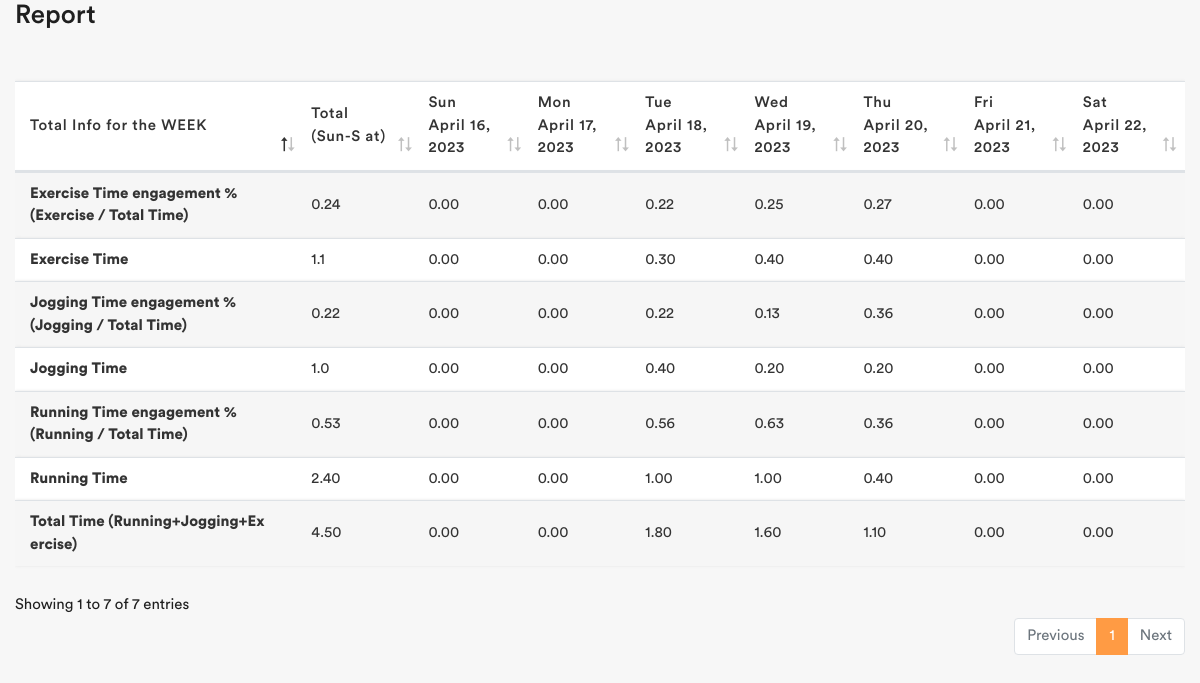
The page / on the database its author committed.
### web/models.py (models this page shows, shortened)
class FitnessReport(models.Model):
    id = models.CharField(primary_key=True, max_length=128)
    date = models.CharField(max_length=128)
    running_time = models.CharField(max_length=128)
    jogging_time = models.CharField(max_length=128)
    exercise_time = models.CharField(max_length=128)
    is_deleted = models.BooleanField(default=False)
    class Meta:
        db_table = 'fitness report'
        verbose_name = _('fitness report')
        verbose_name_plural = _('fitness reportes')

### web/views.py (the view, shortened to what this page needs)
# urls.py: path('', views.index, name='index'),
def index(request):
    reports = FitnessReport.objects.filter(is_deleted=True)
    date = datetime.date.today()
    start_week = date - datetime.timedelta(date.weekday())
    end_week = start_week + datetime.timedelta(5)
    sunday = date - datetime.timedelta(days=date.weekday() + 1)
    tue = start_week + datetime.timedelta(1)
    wed = start_week + datetime.timedelta(2)
    thu = start_week + datetime.timedelta(3)
    fri = start_week + datetime.timedelta(4)
    if FitnessReport.objects.filter(date=sunday, is_deleted=True).exists():
        sunday_report = get_object_or_404(
            FitnessReport.objects.filter(date=sunday, is_deleted=True))
        srun = sunday_report.running_time
        gsrun = sunday_report.jogging_time
        esrun = sunday_report.exercise_time
        sun_tot = float(srun) + float(gsrun) + float(esrun)
        rensun = float(srun) / float(sun_tot)
        jonsun = float(gsrun) / float(sun_tot)
        exnsun = float(esrun) / float(sun_tot)
    else:
        sunday_report = 0
        srun = 0
        gsrun = 0
        esrun = 0
        sun_tot = 0
        rensun = 0
        jonsun = 0
        exnsun = 0
    if FitnessReport.objects.filter(date=start_week, is_deleted=True).exists():
        mon_report = get_object_or_404(
            FitnessReport.objects.filter(date=start_week, is_deleted=True))
        mrun = mon_report.running_time
        gmrun = mon_report.jogging_time
        emrun = mon_report.exercise_time
        mon_tot = float(mrun) + float(gmrun) + float(emrun)
        renmon = float(mrun) / float(mon_tot)
        jonmon = float(gmrun) / float(mon_tot)
        exnmon = float(emrun) / float(mon_tot)
    else:
        mon_report = 0
        mrun = 0
        gmrun = 0
        emrun = 0
        mon_tot = 0
        renmon = 0
        jonmon = 0
        exnmon = 0
    if FitnessReport.objects.filter(date=tue, is_deleted=True).exists():
        tue_report = get_object_or_404(
            FitnessReport.objects.filter(date=tue, is_deleted=True))
        turun = tue_report.running_time
        ghturun = tue_report.jogging_time
        ehturun = tue_report.jogging_time
        tue_tot = float(turun) + float(ghturun) + float(ehturun)
        rentu = float(turun) / float(tue_tot)
        jontu = float(ghturun) / float(tue_tot)
        exntu = float(ehturun) / float(tue_tot)
    if FitnessReport.objects.filter(date=wed, is_deleted=True).exists():
        wed_report = get_object_or_404(
            FitnessReport.objects.filter(date=wed, is_deleted=True))
        wrun = wed_report.running_time
        gwrun = wed_report.jogging_time
        ewrun = wed_report.exercise_time
        wed_tot = float(wrun) + float(gwrun) + float(ewrun)
        renwe = float(wrun) / float(wed_tot)
        jonwe = float(gwrun) / float(wed_tot)
        exnwe = float(ewrun) / float(wed_tot)
    if FitnessReport.objects.filter(date=thu, is_deleted=True).exists():
        thu_report = get_object_or_404(
            FitnessReport.objects.filter(date=thu, is_deleted=True))
        thrun = thu_report.running_time
        gturun = tue_report.jogging_time
        eturun = tue_report.exercise_time
        thu_tot = float(thrun) + float(gturun) + float(eturun)
        renthu = float(thrun) / float(thu_tot)
        jonthu = float(gturun) / float(thu_tot)
        exnthu = float(eturun) / float(thu_tot)
    if FitnessReport.objects.filter(date=fri, is_deleted=True).exists():
        fri_report = get_object_or_404(
            FitnessReport.objects.filter(date=fri, is_deleted=True))
        frun = fri_report.running_time
        gfrun = fri_report.jogging_time
        efrun = fri_report.exercise_time
        fri_tot = float(frun) + float(gfrun) + float(efrun)
        renfri = float(frun) / float(fri_tot)
        jonfri = float(gfrun) / float(fri_tot)
        exnfri = float(efrun) / float(fri_tot)
    else:
        fri_report = 0
        frun = 0
        gfrun = 0
        efrun = 0
        fri_tot = 0
        renfri = 0
        jonfri = 0
        exnfri = 0
    if FitnessReport.objects.filter(date=end_week, is_deleted=True).exists():
        sat_report = get_object_or_404(
            FitnessReport.objects.filter(date=end_week, is_deleted=True))
        sarun = sat_report.running_time
        gsarun = sat_report.jogging_time
        esarun = sat_report.exercise_time
        sat_tot = float(sarun) + float(gsarun) + float(esarun)
        rensat = float(sarun) / float(sat_tot)
        jonsat = float(gsarun) / float(sat_tot)
        exnsat = float(esarun) / float(sat_tot)
    else:
        sat_report = 0
        sarun = 0
        gsarun = 0
        esarun = 0
        sat_tot = 0
        rensat = 0
        jonsat = 0
        exnsat = 0
    runn_tot = float(srun) + \
        float(mrun) + float(turun) + \
        float(wrun) + float(thrun) + \
        float(frun) + float(sarun)
    jogg_tot = float(gsrun) + \
        float(gmrun) + float(gturun) + \
        float(gwrun) + float(ghturun) + \
        float(gfrun) + float(gsarun)
    ex_tot = float(esrun) + \
        float(emrun) + float(eturun) + \
        float(ewrun) + float(ehturun) + \
        float(efrun) + float(esarun)
    all_tot = float(runn_tot) + float(jogg_tot) + float(ex_tot)
    tot_runn_all = float(runn_tot) / float(all_tot)
    tot_jogg_all = float(jogg_tot) / float(all_tot)
    tot_ex_all = float(ex_tot) / float(all_tot)
    context = {
        "reports": reports,
        "sunday_report": sunday_report,
        "mon_report": mon_report,
        "tue_report": tue_report,
        "wed_report": wed_report,
        "thu_report": thu_report,
        "fri_report": fri_report,
        "sat_report": sat_report,
        "sunday": sunday,
        "monday": start_week,
        "tue": tue,
        "wed": wed,
        "thu": thu,
        "fri": fri,
        "sat": end_week,
        "runn_tot": runn_tot,
        "jogg_tot": jogg_tot,
        "ex_tot": ex_tot,
        "all_tot": all_tot,
        "sun_tot": sun_tot,
        "mon_tot": mon_tot,
        "tue_tot": tue_tot,
        "wed_tot": wed_tot,
        "thu_tot": thu_tot,
        "fri_tot": fri_tot,
        "sat_tot": sat_tot,
        "rensun": rensun,
        "jonsun": jonsun,
        "exnsun": exnsun,
        "renmon": renmon,
        "jonmon": jonmon,
        "exnmon": exnmon,
        "rentu": rentu,
        "jontu": jontu,
        "exntu": exntu,
        "renwe": renwe,
        "jonwe": jonwe,
        "exnwe": exnwe,
        "renthu": renthu,
        "jonthu": jonthu,
        "exnthu": exnthu,
        "renfri": renfri,
        "jonfri": jonfri,
        "exnfri": exnfri,
        "rensat": rensat,
        "jonsat": jonsat,
        "exnsat": exnsat,
        "tot_runn_all": tot_runn_all,
        "tot_jogg_all": tot_jogg_all,
        "tot_ex_all": tot_ex_all
    }
    return render(request, 'web/index.html', context)

### templates/web/index.html (shortened to what this page needs)
<!DOCTYPE html>
<html lang="en">
<head>
    {% load static %}
    {% load main_templatetags %}
    <link rel="stylesheet" href="{% static 'assets/css/bootstrap.min.css' %}">
    <link rel="stylesheet" href="{% static 'assets/css/font-awesome.min.css' %}">
    <link rel="stylesheet" href="{% static 'assets/css/line-awesome.min.css' %}">
    <link rel="stylesheet" href="{% static 'assets/css/dataTables.bootstrap4.min.css' %}">
    <link rel="stylesheet" href="{% static 'assets/css/select2.min.css' %}">
    <link rel="stylesheet" href="{% static 'assets/css/bootstrap-datetimepicker.min.css' %}">
    <link rel="stylesheet" href="{% static 'assets/css/style.css' %}">
</head>
<body>
    <div class="main-wrapper">
        <div>
            <div class="content container-fluid">
                <div class="page-header">
                    <div class="row">
                        <div class="col-sm-12">
                            <h3 class="page-title">Report</h3>
                        </div>
                    </div>
                </div>
                <div class="row">
                    <div class="col-md-12">
                        <div class="table-responsive">
                            <table class="table table-striped custom-table mb-0 datatable">
                                <thead>
                                    <tr>
                                        <th>Total Info for the WEEK</th>
                                        <th>Total (Sun-S at)</th>
                                        <th>Sun <br> {{sunday}} </th>
                                        <th>Mon <br> {{monday}} </th>
                                        <th>Tue <br> {{tue}} </th>
                                        <th>Wed <br> {{wed}} </th>
                                        <th>Thu <br> {{thu}} </th>
                                        <th>Fri <br> {{fri}} </th>
                                        <th>Sat <br> {{sat}} </th>
                                    </tr>
                                </thead>
                                <tbody>
                                    <tr>
                                        <td>
                                            <strong>Running Time</strong>
                                        </td>
                                        <td>{{runn_tot|default:"0"|floatformat:2 }}</td>
                                        <td>{{sunday_report.running_time|default:"0"|floatformat:2 }}</td>
                                        <td>{{mon_report.running_time|default:"0"|floatformat:2 }}</td>
                                        <td>{{tue_report.running_time|default:"0"|floatformat:2 }}</td>
                                        <td>{{wed_report.running_time|default:"0"|floatformat:2 }}</td>
                                        <td>{{thu_report.running_time|default:"0"|floatformat:2 }}</td>
                                        <td>{{fri_report.running_time|default:"0"|floatformat:2 }}</td>
                                        <td>{{sat_report.running_time|default:"0"|floatformat:2 }}</td>
                                    </tr>
                                    <tr>
                                        <td>
                                            <strong>Jogging Time</strong>
                                        </td>
                                        <td>{{jogg_tot}}</td>
                                        <td>{{sunday_report.jogging_time|default:"0"|floatformat:2 }}</td>
                                        <td>{{mon_report.jogging_time|default:"0"|floatformat:2 }}</td>
                                        <td>{{tue_report.jogging_time|default:"0"|floatformat:2 }}</td>
                                        <td>{{wed_report.jogging_time|default:"0"|floatformat:2 }}</td>
                                        <td>{{thu_report.jogging_time|default:"0"|floatformat:2 }}</td>
                                        <td>{{fri_report.jogging_time|default:"0"|floatformat:2 }}</td>
                                        <td>{{sat_report.jogging_time|default:"0"|floatformat:2 }}</td>
                                    </tr>
                                    <tr>
                                        <td>
                                            <strong>Exercise Time</strong>
                                        </td>
                                        <td>{{ex_tot}}</td>
                                        <td>{{sunday_report.exercise_time|default:"0"|floatformat:2 }}</td>
                                        <td>{{mon_report.exercise_time|default:"0"|floatformat:2 }}</td>
                                        <td>{{tue_report.exercise_time|default:"0"|floatformat:2 }}</td>
                                        <td>{{wed_report.exercise_time|default:"0"|floatformat:2 }}</td>
                                        <td>{{thu_report.exercise_time|default:"0"|floatformat:2 }}</td>
                                        <td>{{fri_report.exercise_time|default:"0"|floatformat:2 }}</td>
                                        <td>{{sat_report.exercise_time|default:"0"|floatformat:2 }}</td>
                                    </tr>
                                    <tr>
                                        <td>
                                            <strong>Total Time (Running+Jogging+Ex ercise)</strong>
                                        </td>
                                        <td>{{all_tot|floatformat:2 }}</td>
                                        <td>{{sun_tot|floatformat:2 }}</td>
                                        <td>{{mon_tot|floatformat:2 }}</td>
                                        <td>{{tue_tot|floatformat:2 }}</td>
                                        <td>{{wed_tot|floatformat:2 }}</td>
                                        <td>{{thu_tot|floatformat:2 }}</td>
                                        <td>{{fri_tot|floatformat:2 }}</td>
                                        <td>{{sat_tot|floatformat:2 }}</td>
                                    </tr>
                                    <tr>
                                        <td>
                                            <strong>Running
                                                Time engagement % (Running / Total Time)</strong>
                                        </td>
                                        <td>{{tot_runn_all|floatformat:2 }}</td>
                                        <td>{{rensun|floatformat:2 }}</td>
                                        <td>{{renmon|floatformat:2 }}</td>
                                        <td>{{rentu|floatformat:2 }}</td>
                                        <td>{{renwe|floatformat:2 }}</td>
                                        <td>{{renthu|floatformat:2 }}</td>
                                        <td>{{renfri|floatformat:2 }}</td>
                                        <td>{{rensat|floatformat:2 }}</td>
                                    </tr>
                                    <tr>
                                        <td>
                                            <strong>Jogging
                                                Time engagement % (Jogging / Total Time)</strong>
                                        </td>
                                        <td>{{tot_jogg_all|floatformat:2 }}</td>
                                        <td>{{jonsun|floatformat:2 }}</td>
                                        <td>{{jonmon|floatformat:2 }}</td>
                                        <td>{{jontu|floatformat:2 }}</td>
                                        <td>{{jonwe|floatformat:2 }}</td>
                                        <td>{{jonthu|floatformat:2 }}</td>
                                        <td>{{jonfri|floatformat:2 }}</td>
                                        <td>{{jonsat|floatformat:2 }}</td>
                                    </tr>
                                    <tr>
                                        <td>
                                            <strong>Exercise
                                                Time engagement % (Exercise / Total Time)</strong>
                                        </td>
                                        <td>{{tot_ex_all|floatformat:2 }}</td>
                                        <td>{{exnsun|floatformat:2 }}</td>
                                        <td>{{exnmon|floatformat:2 }}</td>
                                        <td>{{exntu|floatformat:2 }}</td>
                                        <td>{{exnwe|floatformat:2 }}</td>
                                        <td>{{exnthu|floatformat:2 }}</td>
                                        <td>{{exnfri|floatformat:2 }}</td>
                                        <td>{{exnsat|floatformat:2 }}</td>
                                    </tr>
                                </tbody>
                            </table>
                        </div>
                    </div>
                </div>
            </div>
        </div>
    </div>
</body>
</html>

### rows shown on the page
FitnessReport: running_time "1.00", jogging_time "0.40", exercise_time "0.30"
FitnessReport: running_time "1.00", jogging_time "0.20", exercise_time "0.40"
FitnessReport: running_time "0.40", jogging_time "0.20", exercise_time "0.40"

### other values the page prints
{{ sunday }} "April 16, 2023"
{{ monday }} "April 17, 2023"
{{ tue }} "April 18, 2023"
{{ wed }} "April 19, 2023"
{{ thu }} "April 20, 2023"
{{ fri }} "April 21, 2023"
{{ sat }} "April 22, 2023"
{{ runn_tot|default:"0"|floatformat:2 }} "2.40"
{{ sunday_report.running_time|default:"0"|floatformat:2 }} "0.00"
{{ mon_report.running_time|default:"0"|floatformat:2 }} "0.00"
{{ fri_report.running_time|default:"0"|floatformat:2 }} "0.00"
{{ sat_report.running_time|default:"0"|floatformat:2 }} "0.00"
{{ jogg_tot }} "1.0"
{{ sunday_report.jogging_time|default:"0"|floatformat:2 }} "0.00"
{{ mon_report.jogging_time|default:"0"|floatformat:2 }} "0.00"
